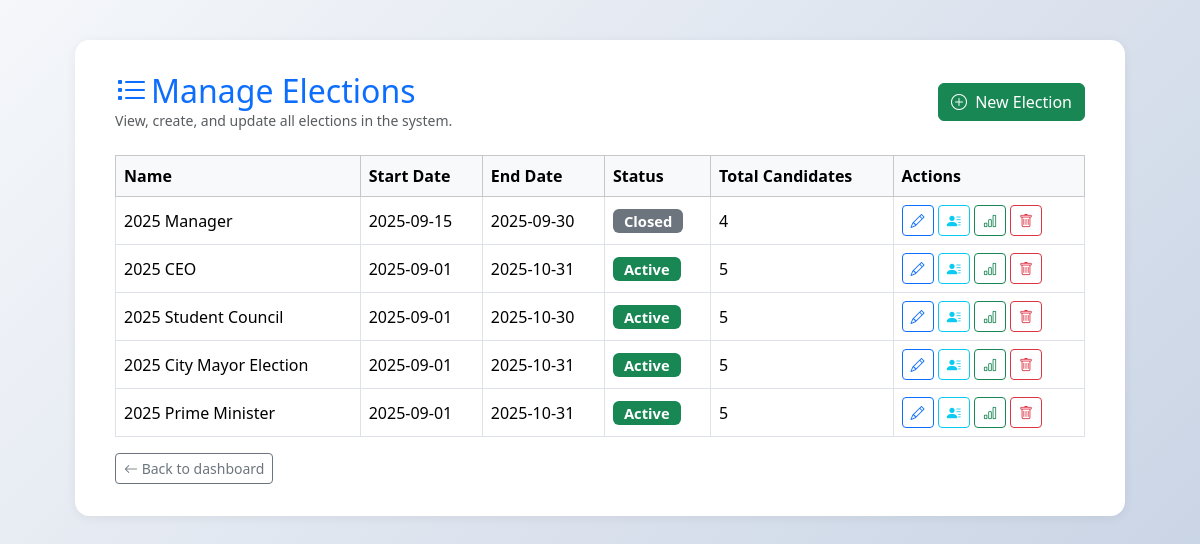
Page /admin/manage_elections.php (signed in) on the committed database.
### tables this page shows
CREATE TABLE `elections` (
  `id` int(11) NOT NULL,
  `name` varchar(255) NOT NULL,
  `description` text DEFAULT NULL,
  `start_date` datetime NOT NULL,
  `end_date` datetime NOT NULL,
  `status` enum('pending','active','closed') NOT NULL DEFAULT 'pending',
  `created_at` datetime DEFAULT current_timestamp(),
  `updated_at` datetime DEFAULT current_timestamp() ON UPDATE current_timestamp()
);

### admin/manage_elections.php (the view, shortened to what this page needs)
<?php
require '../db.php';
$elections = [];
$sql = "SELECT id, name, start_date, end_date, status FROM elections ORDER BY start_date DESC";
$res = $conn->query($sql);
if ($res && $res->num_rows) {
    while ($row = $res->fetch_assoc()) {
        $elections[] = $row;
    }
}
?>
<!DOCTYPE html>
<html lang="en">
<head>
    <link rel="stylesheet" href="https://cdn.jsdelivr.net/npm/bootstrap@5.3.2/dist/css/bootstrap.min.css">
    <link rel="stylesheet" href="https://cdn.jsdelivr.net/npm/bootstrap-icons@1.11.3/font/bootstrap-icons.min.css">
</head>
<body>
    <div class="container">
        <div class="election-card mx-auto">
            <div class="election-header mb-4">
                <div>
                    <h2 class="mb-0 text-primary"><i class="bi bi-list-task me-1"></i>Manage Elections</h2>
                    <div class="text-muted small">View, create, and update all elections in the system.</div>
                </div>
                <a href="create_election.php" class="btn btn-success">
                    <i class="bi bi-plus-circle me-1"></i> New Election
                </a>
            </div>
            <div class="table-responsive">
                <table class="table table-hover table-bordered align-middle">
                    <thead class="table-light">
                        <tr>
                            <th>Name</th>
                            <th>Start Date</th>
                            <th>End Date</th>
                            <th>Status</th>
                            <th>Total Candidates</th>
                            <th>Actions</th>
                        </tr>
                    </thead>
                    <tbody>
                        <?php if (empty($elections)): ?>
                            <tr>
                                <td colspan="6" class="text-center text-muted">No elections found.</td>
                            </tr>
                        <?php else: ?>
                            <?php foreach ($elections as $election): ?>
                                <tr>
                                    <td><?= htmlspecialchars($election['name']) ?></td>
                                    <td><?= date('Y-m-d', strtotime($election['start_date'])) ?></td>
                                    <td><?= date('Y-m-d', strtotime($election['end_date'])) ?></td>
                                    <td>
                                        <?php
$now = date('Y-m-d H:i:s');
$conn->query("UPDATE elections SET status = 'active'
    WHERE start_date <= '$now' AND end_date > '$now' AND status != 'closed'");
$conn->query("UPDATE elections SET status = 'closed'
    WHERE end_date <= '$now' AND status <> 'closed'");
                                        $badgeClass = 'warning';
                                        if ($election['status'] === 'active') $badgeClass = 'success';
                                        else if ($election['status'] === 'closed') $badgeClass = 'secondary';
                                        ?>
                                        <span class="badge bg-<?= $badgeClass ?> status-badge">
                                            <?= htmlspecialchars(ucfirst($election['status'])) ?>
                                        </span>
                                    </td>
                                    <td>
                                        <?php
                                        $cid = $election['id'];
                                        $q2 = $conn->prepare("SELECT COUNT(*) as count FROM candidates WHERE election_id = ?");
                                        $q2->bind_param("i", $cid);
                                        $q2->execute();
                                        $count = $q2->get_result()->fetch_assoc()['count'];
                                        echo $count;
                                        ?>
                                    </td>
                                    <td>
                                        <a href="edit_election.php?id=<?= $cid ?>" class="btn btn-sm btn-outline-primary"><i class="bi bi-pencil"></i></a>
                                        <a href="candidates.php?election=<?= $cid ?>" class="btn btn-sm btn-outline-info"><i class="bi bi-person-lines-fill"></i></a>
                                        <a href="results.php?election=<?= $cid ?>" class="btn btn-sm btn-outline-success"><i class="bi bi-bar-chart"></i></a>
                                        <a href="delete_election.php?id=<?= $cid ?>" onclick="return confirm('Delete this election?')" class="btn btn-sm btn-outline-danger"><i class="bi bi-trash"></i></a>
                                    </td>
                                </tr>
                            <?php endforeach; ?>
                        <?php endif; ?>
                    </tbody>
                </table>
                                    <a href="admin_dashboard.php" class="btn btn-sm btn-outline-secondary"><i class="bi bi-arrow-left"></i> Back to dashboard</a>
            </div>
        </div>
    </div>
</body>
</html>

### admin/manage_elections.php (style rules this page uses)
body { background: linear-gradient(135deg, #f5f7fa, #c3cfe2); min-height: 100vh; }
.election-card { border-radius: 0.9rem; background: #fff; box-shadow: 0 2px 12px rgba(0,0,0,0.06); padding: 2rem 2.5rem; max-width: 1050px; margin-top: 40px; }
.election-header { display: flex; justify-content: space-between; align-items: center; }
.table-responsive { margin-top: 1.2em; }
.status-badge { text-transform: capitalize; padding: 0.3em 0.75em; font-size: 0.92em; }

### rows in the picture
elections: name "2025 Manager", start_date "2025-09-15", end_date "2025-09-30", status "Closed", count "4"
elections: name "2025 CEO", start_date "2025-09-01", end_date "2025-10-31", status "Active", count "5"
elections: name "2025 Student Council", start_date "2025-09-01", end_date "2025-10-30", status "Active", count "5"
elections: name "2025 City Mayor Election", start_date "2025-09-01", end_date "2025-10-31", status "Active", count "5"
elections: name "2025 Prime Minister", start_date "2025-09-01", end_date "2025-10-31", status "Active", count "5"
